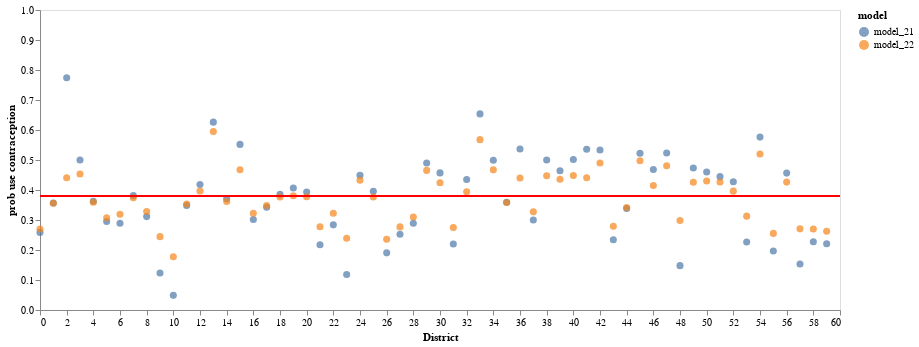

This figure's notebook cell:
### Code cell
plot = alt.Chart(aux).mark_circle(size = 50).encode(
            alt.X('index', title='District'),
            alt.Y('prob', title='prob use contraception',scale=alt.Scale(domain=(0, 1))),
            color = 'model')

rule = alt.Chart(aux).mark_rule(color='red',)\
    .encode(
    y='a:Q',
    size=alt.value(1)
           )

(plot+rule).transform_calculate(a="0.38").properties(width=800).configure_axis(grid=False)

### Figure 1 — Vega-Lite specification as saved in the notebook (floating-point values rounded to 4 significant figures)
{"$schema": "https://vega.github.io/schema/vega-lite/v3.3.0.json", "config": {"axis": {"grid": false}, "mark": {"tooltip": null}, "view": {"height": 300, "width": 400}}, "data": {"name": "data-b8684ee45a0d9bc1c3e88e27cad85aeb"}, "datasets": {"data-b8684ee45a0d9bc1c3e88e27cad85aeb": [{"index": 0, "model": "model_21", "prob": 0.2586}, {"index": 1, "model": "model_21", "prob": 0.3568}, {"index": 2, "model": "model_21", "prob": 0.7739}, {"index": 3, "model": "model_21", "prob": 0.5001}, {"index": 4, "model": "model_21", "prob": 0.3625}, {"index": 5, "model": "model_21", "prob": 0.2949}, {"index": 6, "model": "model_21", "prob": 0.2893}, {"index": 7, "model": "model_21", "prob": 0.3812}, {"index": 8, "model": "model_21", "prob": 0.3113}, {"index": 9, "model": "model_21", "prob": 0.1231}, {"index": 10, "model": "model_21", "prob": 0.04884}, {"index": 11, "model": "model_21", "prob": 0.3481}, {"index": 12, "model": "model_21", "prob": 0.4186}, {"index": 13, "model": "model_21", "prob": 0.6262}, {"index": 14, "model": "model_21", "prob": 0.3705}, {"index": 15, "model": "model_21", "prob": 0.5521}, {"index": 16, "model": "model_21", "prob": 0.3019}, {"index": 17, "model": "model_21", "prob": 0.3426}, {"index": 18, "model": "model_21", "prob": 0.3854}, {"index": 19, "model": "model_21", "prob": 0.4067}, {"index": 20, "model": "model_21", "prob": 0.393}, {"index": 21, "model": "model_21", "prob": 0.2174}, {"index": 22, "model": "model_21", "prob": 0.2838}, {"index": 23, "model": "model_21", "prob": 0.1185}, {"index": 24, "model": "model_21", "prob": 0.4492}, {"index": 25, "model": "model_21", "prob": 0.3955}, {"index": 26, "model": "model_21", "prob": 0.1905}, {"index": 27, "model": "model_21", "prob": 0.2523}, {"index": 28, "model": "model_21", "prob": 0.289}, {"index": 29, "model": "model_21", "prob": 0.4901}, {"index": 30, "model": "model_21", "prob": 0.457}, {"index": 31, "model": "model_21", "prob": 0.2203}, {"index": 32, "model": "model_21", "prob": 0.4349}, {"index": 33, "model": "model_21", "prob": 0.6537}, {"index": 34, "model": "model_21", "prob": 0.4992}, {"index": 35, "model": "model_21", "prob": 0.3589}, {"index": 36, "model": "model_21", "prob": 0.5369}, {"index": 37, "model": "model_21", "prob": 0.3002}, {"index": 38, "model": "model_21", "prob": 0.5001}, {"index": 39, "model": "model_21", "prob": 0.4643}, {"index": 40, "model": "model_21", "prob": 0.5015}, {"index": 41, "model": "model_21", "prob": 0.5358}, {"index": 42, "model": "model_21", "prob": 0.5335}, {"index": 43, "model": "model_21", "prob": 0.234}, {"index": 44, "model": "model_21", "prob": 0.3385}, {"index": 45, "model": "model_21", "prob": 0.5224}, {"index": 46, "model": "model_21", "prob": 0.4685}, {"index": 47, "model": "model_21", "prob": 0.5236}, {"index": 48, "model": "model_21", "prob": 0.1479}, {"index": 49, "model": "model_21", "prob": 0.4733}, {"index": 50, "model": "model_21", "prob": 0.4603}, {"index": 51, "model": "model_21", "prob": 0.4445}, {"index": 52, "model": "model_21", "prob": 0.4274}, {"index": 53, "model": "model_21", "prob": 0.2266}, {"index": 54, "model": "model_21", "prob": 0.5763}, {"index": 55, "model": "model_21", "prob": 0.1969}, {"index": 56, "model": "model_21", "prob": 0.4563}, {"index": 57, "model": "model_21", "prob": 0.1532}, {"index": 58, "model": "model_21", "prob": 0.2275}, {"index": 59, "model": "model_21", "prob": 0.2208}, {"index": 0, "model": "model_22", "prob": 0.27}, {"index": 1, "model": "model_22", "prob": 0.3561}, {"index": 2, "model": "model_22", "prob": 0.441}, {"index": 3, "model": "model_22", "prob": 0.4532}, {"index": 4, "model": "model_22", "prob": 0.3594}, {"index": 5, "model": "model_22", "prob": 0.3077}, {"index": 6, "model": "model_22", "prob": 0.3193}, {"index": 7, "model": "model_22", "prob": 0.3739}, {"index": 8, "model": "model_22", "prob": 0.3283}, {"index": 9, "model": "model_22", "prob": 0.2445}, {"index": 10, "model": "model_22", "prob": 0.1774}, {"index": 11, "model": "model_22", "prob": 0.3534}, {"index": 12, "model": "model_22", "prob": 0.3964}, {"index": 13, "model": "model_22", "prob": 0.5953}, {"index": 14, "model": "model_22", "prob": 0.3615}, {"index": 15, "model": "model_22", "prob": 0.4676}, {"index": 16, "model": "model_22", "prob": 0.3223}, {"index": 17, "model": "model_22", "prob": 0.3483}, {"index": 18, "model": "model_22", "prob": 0.3766}, {"index": 19, "model": "model_22", "prob": 0.3807}, {"index": 20, "model": "model_22", "prob": 0.3776}, {"index": 21, "model": "model_22", "prob": 0.2777}, {"index": 22, "model": "model_22", "prob": 0.3222}, {"index": 23, "model": "model_22", "prob": 0.239}, {"index": 24, "model": "model_22", "prob": 0.4327}, {"index": 25, "model": "model_22", "prob": 0.3764}, {"index": 26, "model": "model_22", "prob": 0.2358}, {"index": 27, "model": "model_22", "prob": 0.277}, {"index": 28, "model": "model_22", "prob": 0.3099}, {"index": 29, "model": "model_22", "prob": 0.4654}, {"index": 30, "model": "model_22", "prob": 0.4244}, {"index": 31, "model": "model_22", "prob": 0.275}, {"index": 32, "model": "model_22", "prob": 0.3941}, {"index": 33, "model": "model_22", "prob": 0.5679}, {"index": 34, "model": "model_22", "prob": 0.4671}, {"index": 35, "model": "model_22", "prob": 0.3582}, {"index": 36, "model": "model_22", "prob": 0.4403}, {"index": 37, "model": "model_22", "prob": 0.3277}, {"index": 38, "model": "model_22", "prob": 0.4474}, {"index": 39, "model": "model_22", "prob": 0.4356}, {"index": 40, "model": "model_22", "prob": 0.4482}, {"index": 41, "model": "model_22", "prob": 0.441}, {"index": 42, "model": "model_22", "prob": 0.4902}, {"index": 43, "model": "model_22", "prob": 0.2791}, {"index": 44, "model": "model_22", "prob": 0.3418}, {"index": 45, "model": "model_22", "prob": 0.4973}, {"index": 46, "model": "model_22", "prob": 0.4151}, {"index": 47, "model": "model_22", "prob": 0.4807}, {"index": 48, "model": "model_22", "prob": 0.2981}, {"index": 49, "model": "model_22", "prob": 0.4256}, {"index": 50, "model": "model_22", "prob": 0.4299}, {"index": 51, "model": "model_22", "prob": 0.4269}, {"index": 52, "model": "model_22", "prob": 0.3961}, {"index": 53, "model": "model_22", "prob": 0.3129}, {"index": 54, "model": "model_22", "prob": 0.5203}, {"index": 55, "model": "model_22", "prob": 0.2553}, {"index": 56, "model": "model_22", "prob": 0.4263}, {"index": 57, "model": "model_22", "prob": 0.2705}, {"index": 58, "model": "model_22", "prob": 0.2701}, {"index": 59, "model": "model_22", "prob": 0.2622}]}, "layer": [{"encoding": {"color": {"field": "model", "type": "nominal"}, "x": {"field": "index", "title": "District", "type": "quantitative"}, "y": {"field": "prob", "scale": {"domain": [0, 1]}, "title": "prob use contraception", "type": "quantitative"}}, "mark": {"size": 50, "type": "circle"}}, {"encoding": {"size": {"value": 1}, "y": {"field": "a", "type": "quantitative"}}, "mark": {"color": "red", "type": "rule"}}], "transform": [{"as": "a", "calculate": "0.38"}], "width": 800}
